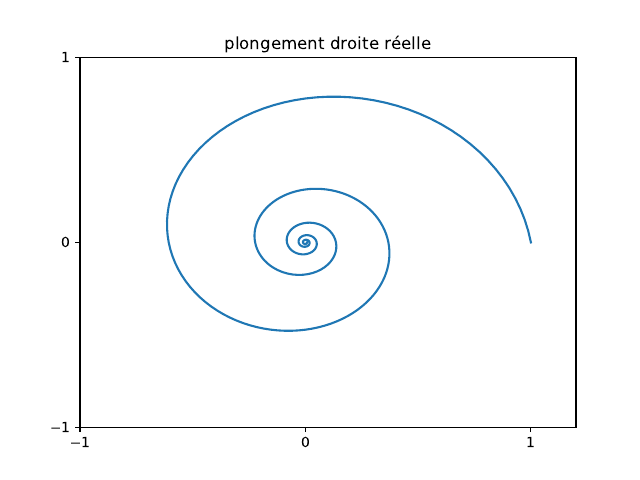

The Python source for this figure:
import numpy as np
import math
import matplotlib.pyplot as plt

angle_division = 100
number_of_rounds = 5
N_max = angle_division*number_of_rounds

n = np.arange(0, N_max)
theta = n*2*math.pi/angle_division
radius = np.exp(-n/angle_division)


def polar(radius, theta):
    return radius*np.cos(theta), radius*np.sin(theta)


positions = polar(radius, theta)

plt.plot(positions[0], positions[1])
plt.title("plongement droite réelle")
plt.xlim([-1, 1.2])
plt.xticks([-1, 0, 1])
plt.yticks([-1, 0, 1])
plt.ylim([-1, 1])
plt.savefig("plongement.pdf")
